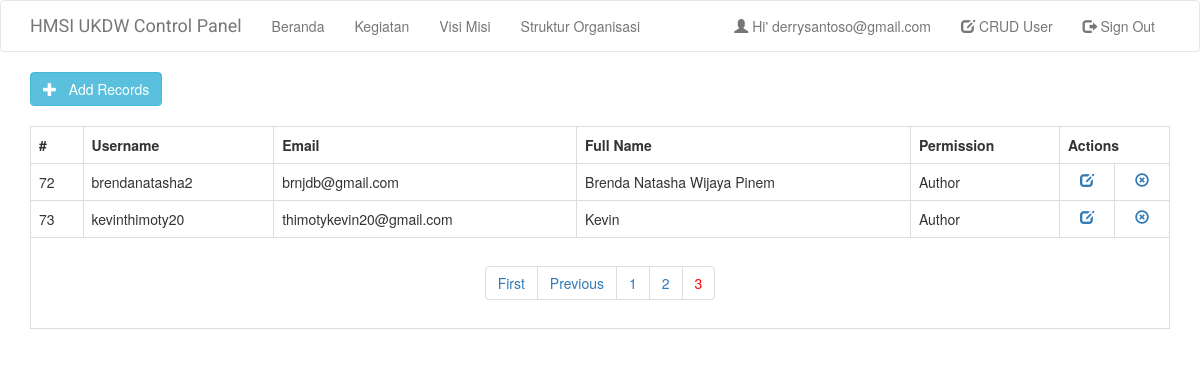
/listuser.php?page_no=3 (signed in), run on an earlier commit of the app's database.
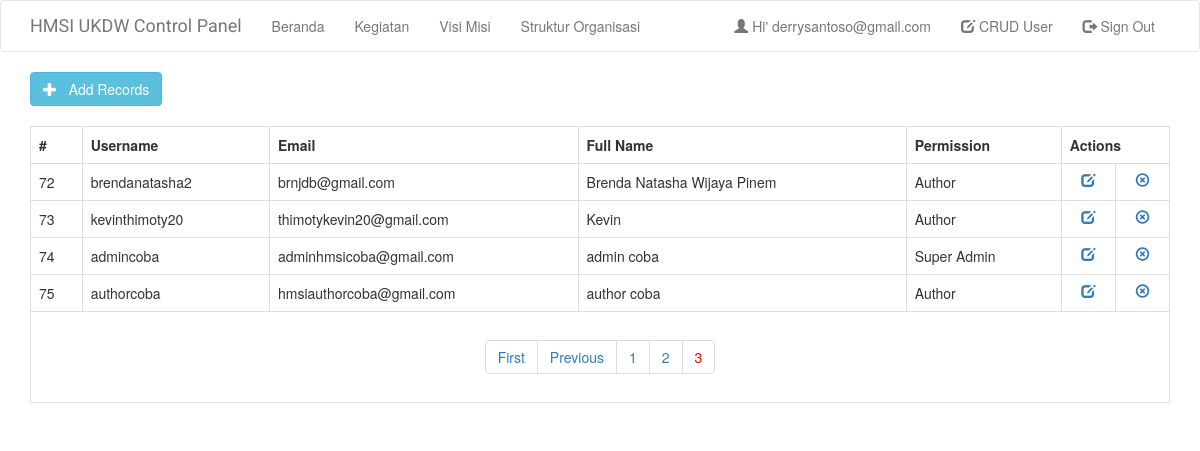
And on a later commit of the database.
### tables this page shows
CREATE TABLE `users` (
  `userId` int(11) NOT NULL,
  `userName` varchar(30) NOT NULL,
  `userEmail` varchar(60) NOT NULL,
  `userPass` varchar(255) NOT NULL,
  `fullname` varchar(50) NOT NULL,
  `kodePermission` int(10) NOT NULL,
  `userStatus` enum('Y','N') NOT NULL DEFAULT 'N',
  `tokenCode` varchar(255) NOT NULL
);

### class.user.php (called while the page is built, shortened)
<?php
class USER
{
	private $conn;
	public function __construct()
	{
		$database = new Database();
		$db = $database->dbConnection();
		$this->conn = $db;
    }
	public function runQuery($sql)
	{
		$stmt = $this->conn->prepare($sql);
		return $stmt;
	}
	public function crudLabel($permission)
	{
		if ($permission == 1)
		{
			$label = "CRUD User";
		}
		else
		{
			$label = "CRUD Content";
		}
		return $label;
	}
	public function crudLink($permission){
		if ($permission == 1)
		{
			$link = "listuser.php";
		}
		else
		{
			$link = "crud_berita_utama.php";
		}
		return $link;
	}
}
?>

### class.crud.php (the view, shortened to what this page needs)
<?php
class crud
{
 private $db;
 function __construct($DB_con)
 {
  $this->db = $DB_con;
 }
 public function dataview($query)
 {
  $stmt = $this->db->prepare($query);
  $stmt->execute();
  if($stmt->rowCount()>0)
  {
   while($row=$stmt->fetch(PDO::FETCH_ASSOC))
   {
    if($row['kodePermission']==1){
      $namaPermission = "Super Admin";
    } else{
      $namaPermission = "Author";
    }
    ?>
                <tr>
                <td><?php print($row['userId']); ?></td>
                <td><?php print($row['userName']); ?></td>
                <td><?php print($row['userEmail']); ?></td>
                <td><?php print($row['fullname']); ?></td>
                <td><?php print($namaPermission); ?></td>
                <td align="center">
                <a href="edit-data.php?edit_id=<?php print($row['userId']); ?>"><i class="glyphicon glyphicon-edit"></i></a>
                </td>
                <td align="center">
                <a href="delete.php?delete_id=<?php print($row['userId']); ?>"><i class="glyphicon glyphicon-remove-circle"></i></a>
                </td>
                </tr>
                <?php
   }
  }
  else
  {
   ?>
            <tr>
            <td>Nothing here...</td>
            </tr>
            <?php
  }
 }
 public function paginglink($query,$records_per_page)
 {
  $self = $_SERVER['PHP_SELF'];
  $stmt = $this->db->prepare($query);
  $stmt->execute();
  $total_no_of_records = $stmt->rowCount();
  if($total_no_of_records > 0)
  {
   ?><ul class="pagination"><?php
   $total_no_of_pages=ceil($total_no_of_records/$records_per_page);
   $current_page=1;
   if(isset($_GET["page_no"]))
   {
    $current_page=$_GET["page_no"];
   }
   if($current_page!=1)
   {
    $previous =$current_page-1;
    echo "<li><a href='".$self."?page_no=1'>First</a></li>";
    echo "<li><a href='".$self."?page_no=".$previous."'>Previous</a></li>";
   }
   for($i=1;$i<=$total_no_of_pages;$i++)
   {
    if($i==$current_page)
    {
     echo "<li><a href='".$self."?page_no=".$i."' style='color:red;'>".$i."</a></li>";
    }
    else
    {
     echo "<li><a href='".$self."?page_no=".$i."'>".$i."</a></li>";
    }
   }
   ?></ul><?php
  }
 }
}

### header.php (shortened to what this page needs)
<?php
	require_once("class.user.php");
	$auth_user = new USER();
  if ($_SESSION['user_session']!=""){
  $userId = $_SESSION['user_session'];
  $stmt = $auth_user->runQuery("SELECT * FROM users WHERE userId=:userId");
  $stmt->execute(array(":userId"=>$userId));
  $userRow=$stmt->fetch(PDO::FETCH_ASSOC);
  $viewcrudLabel=$auth_user->crudLabel($userRow['kodePermission']);
  $crudLink=$auth_user->crudLink($userRow['kodePermission']);
  $userinfo="yes";
  } else{
  $userinfo="none";
  $signinbutton="yes";
  }
?>
<!DOCTYPE html PUBLIC "-//W3C//DTD XHTML 1.0 Transitional//EN" "http://www.w3.org/TR/xhtml1/DTD/xhtml1-transitional.dtd">
<html xmlns="http://www.w3.org/1999/xhtml">
<head>
    <link href="bootstrap/css/bootstrap.min.css" rel="stylesheet" media="screen">
    <link href="css/font-face.css" rel="stylesheet" type="text/css">
  <link rel="stylesheet" href="css/monthly.css">
    <link rel="stylesheet" href="css/style.css" type="text/css"  />
</head>
<body>
<nav class="navbar navbar-default">
      <div class="container">
        <div class="navbar-header">
          <a class="navbar-brand" href="index.php">HMSI UKDW Control Panel</a>
        </div>
        <div id="navbar" class="navbar-collapse collapse">
          <ul class="nav navbar-nav">
            <li><a href="index.php">Beranda</a></li>
            <li><a href="kegiatan.php">Kegiatan</a></li>
            <li><a href="visimisi?visimisi_id=1.php">Visi Misi</a></li>
            <li><a href="struktur.php">Struktur Organisasi</a></li>
          </ul>
          <ul class="nav navbar-nav navbar-right">
                <li><a href="" style="display:<?php echo $userinfo ?>;"><span class="glyphicon glyphicon-user"></span>&nbsp;Hi' <?php echo $userRow['userEmail']; ?></a></li>
                <li><a href="<?php echo $crudLink ?>" style="display:<?php echo $userinfo ?>;"><span class="glyphicon glyphicon-edit"></span>&nbsp;<?php echo $viewcrudLabel ?></a></li>
                <li><a href="logout.php?logout=true" style="display:<?php echo $userinfo ?>;"><span class="glyphicon glyphicon-log-out"></span>&nbsp;Sign Out</a></li>
          </ul>
        </div>
      </div>
    </nav>

### listuser.php (shortened to what this page needs)
<?php
require_once("permvaliduser.php");
include_once 'dbconfigcrud.php';
include_once 'class.crud.php';
$crud = new crud($DB_con);
?>
<?php include_once 'header.php'; ?>
<div class="container">
<a href="add-data.php" class="btn btn-large btn-info"><i class="glyphicon glyphicon-plus"></i> &nbsp; Add Records</a>
</div>
<div class="clearfix"></div><br />
<div class="container">
     <table class='table table-bordered table-responsive'>
     <tr>
     <th>#</th>
     <th>Username</th>
     <th>Email</th>
     <th>Full Name</th>
     <th>Permission</th>
     <th colspan="2" align="center">Actions</th>
     </tr>
     <?php
  $query = "SELECT * FROM users";
  $records_per_page=5;
  $newquery = $crud->paging($query,$records_per_page);
  $crud->dataview($newquery);
  ?>
    <tr>
        <td colspan="8" align="center">
    <div class="pagination-wrap">
            <?php $crud->paginglink($query,$records_per_page); ?>
         </div>
        </td>
    </tr>
</table>
</div>
<?php include_once 'footer.php'; ?>

### footer.php (shortened to what this page needs)
</body>
</html>

### css/style.css (style rules this page uses)
body { background:#FFFFFF; }
.navbar-brand { font-family: 'Roboto', sans-serif; }

What changed in the data, as far as the page shows it:
added users: userId "74", userName "admincoba", userEmail "adminhmsicoba@gmail.com", fullname "admin coba", kodePermission "Super Admin"
added users: userId "75", userName "authorcoba", userEmail "hmsiauthorcoba@gmail.com", fullname "author coba", kodePermission "Author"
